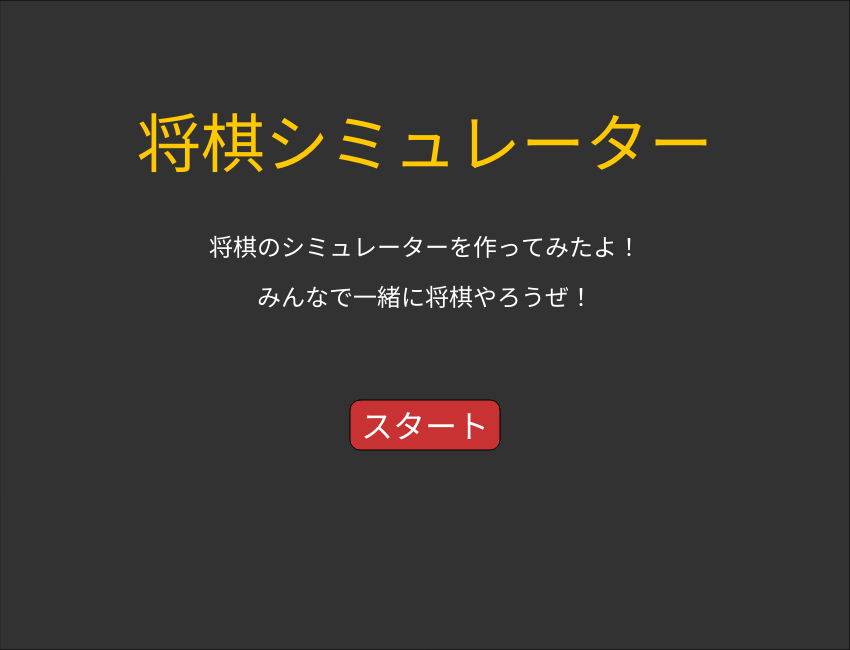
Frame 1 (no input)
Frame 60 (no input): identical to frame 1, image omitted
Frame 120 (the mouse pressed at the canvas centre since frame 60): identical to frame 1, image omitted

The p5.js sketch that drew this single still picture (run headless with seeded random() and noise() and a simulated clock; from frame 60 on, the mouse is pressed at the canvas centre):

// p5.js sketch
// ── sketch.js
// ====================================================================
// 将棋シミュレーター p5.js版
// ====================================================================

// --- グローバル変数 ---
const BOARD_SIZE = 9;
const CELL_SIZE = 60;
const BOARD_START_X = 50;
const BOARD_START_Y = 50;

let board = [];
let senteMochigoma = []; // 先手（プレイヤー）の持ち駒
let goteMochigoma = []; // 後手（CPU）の持ち駒

let selectedBoardKoma = null;
let selectedX = -1, selectedY = -1;
let selectedHandType = null;
let isSenteTurn = true; 
let isGameOver = false;
let winMessage = "";

let gameState = 'TITLE'; // 'TITLE', 'GAME', 'OVER'
let cpuWaitTimer = 0;
let japaneseFont;

// 駒の種類定数
const OU = "王", HI = "飛", KAKU = "角";
const KIN = "金", GIN = "銀", KEI = "桂";
const KYO = "香", FU = "歩";

// 評価値テーブル
const pieceValues = {
  [OU]: 10000000, 
  [HI]: 1000, 
  [KAKU]: 800, 
  [KIN]: 500, 
  [GIN]: 500, 
  [KEI]: 300, 
  [KYO]: 300, 
  [FU]: 100
};

// --- Minimax 関連 ---
const AI_DEPTH = 2; // AIの読み深さ
const INFINITY = 100000000;


// --- Komaクラス (JavaScript版) ---
class Koma {
  constructor(t, s) {
    this.type = t;
    this.isSente = s;
    this.isNari = false;
  }
  
  // 駒の描画
  display(gx, gy) {
    const dx = BOARD_START_X + gx * CELL_SIZE + CELL_SIZE/2;
    const dy = BOARD_START_Y + gy * CELL_SIZE + CELL_SIZE/2;
    
    push();
    translate(dx, dy);
    if (!this.isSente) {
      rotate(PI); // 180度回転 (CPUの駒)
    }

    fill(255, 230, 180);
    stroke(0);
    // 駒の形 (五角形)
    beginShape();
    vertex(0, -25);
    vertex(23, -10);
    vertex(18, 25);
    vertex(-18, 25);
    vertex(-23, -10);
    endShape(CLOSE);
    
    fill(this.isSente ? 0 : color(0,0,150));
    if (this.isNari) fill(255, 0, 0); // 成り駒の色
    textSize(24);
    text(this.type, 0, 5);

    pop();
  }
}


// --------------------------------------------------------------------
// p5.js 標準関数
// --------------------------------------------------------------------

function preload() {
  // p5.jsではフォントの読み込みは非同期で行うことが推奨されます
  // ただし、環境に依存しないよう、ここでは標準フォントを使います
}

function setup() {
  createCanvas(850, 650);
  textAlign(CENTER, CENTER);
  // 日本語フォントの設定（環境依存）
  textFont('MS Gothic');
  
  // ゲームの状態を初期化
  initBoard();
}

function draw() {
  background(220);
  
  if (gameState === 'TITLE') {
    drawTitleScreen();
  } else if (gameState === 'GAME') {
    drawGameScreen();
  } else if (gameState === 'OVER') {
    drawGameScreen(); // ゲーム盤と結果を表示
    drawGameOverOverlay();
  }
}

function mousePressed() {
  if (gameState === 'TITLE') {
    // スタートボタンの判定 (x: 350-500, y: 400-450)
    if (mouseX > 350 && mouseX < 500 && mouseY > 400 && mouseY < 450) {
      gameState = 'GAME';
      initBoard();
    }
    return;
  }
  
  if (gameState === 'OVER') {
    gameState = 'TITLE';
    return;
  }

  if (gameState !== 'GAME' || !isSenteTurn) return;

  // 持ち駒エリアのクリック判定 (右側)
  if (mouseX > 600 && mouseY > 450) {
    checkHandClick();
    return;
  }

  const clickX = floor((mouseX - BOARD_START_X) / CELL_SIZE);
  const clickY = floor((mouseY - BOARD_START_Y) / CELL_SIZE);

  if (clickX < 0 || clickX >= BOARD_SIZE || clickY < 0 || clickY >= BOARD_SIZE) {
    resetSelection();
    return;
  }

  // 持ち駒を打つ処理
  if (selectedHandType !== null) {
    if (board[clickY][clickX] === null) {
      if (isLegalDrop(selectedHandType, clickX, clickY, true)) { 
        dropPiece(clickX, clickY, selectedHandType, true);
      } else {
        console.log("その場所には打てません (二歩、行き所なし)");
        resetSelection();
      }
    } else {
      resetSelection();
      selectBoardPiece(clickX, clickY);
    }
    return;
  }

  // 盤上の駒の移動処理
  const clickedKoma = board[clickY][clickX];
  if (selectedBoardKoma === null) {
    selectBoardPiece(clickX, clickY);
  } else {
    if (clickedKoma !== null && clickedKoma.isSente) {
      // 自分の他の駒を選択
      selectBoardPiece(clickX, clickY);
    } else {
      // 移動または相手駒の取得
      if (isValidMove(selectedBoardKoma, selectedX, selectedY, clickX, clickY) && 
          isLegalMove(selectedBoardKoma, clickY)) {
        movePiece(selectedX, selectedY, clickX, clickY, true);
      } else {
        console.log("移動できません (ルール違反)");
      }
    }
  }
}

// --------------------------------------------------------------------
// 描画関数
// --------------------------------------------------------------------

function drawTitleScreen() {
  fill(50);
  rect(0, 0, width, height);

  // タイトル
  fill(255, 200, 0);
  textSize(64);
  text("将棋シミュレーター", width / 2, 150);

  // 説明
  fill(255);
  textSize(24);
  text("将棋のシミュレーターを作ってみたよ！", width / 2, 250);
  text("みんなで一緒に将棋やろうぜ！", width / 2, 300);

  // スタートボタン
  const btnX = 350, btnY = 400, btnW = 150, btnH = 50;
  
  // ホバーエフェクト
  if (mouseX > btnX && mouseX < btnX + btnW && mouseY > btnY && mouseY < btnY + btnH) {
    fill(255, 100, 100);
  } else {
    fill(200, 50, 50);
  }
  rect(btnX, btnY, btnW, btnH, 10);
  
  fill(255);
  textSize(32);
  text("スタート", width / 2, 430);
}

function drawGameScreen() {
  drawBoard();
  for (let y = 0; y < BOARD_SIZE; y++) {
    for (let x = 0; x < BOARD_SIZE; x++) {
      if (board[y][x] !== null) board[y][x].display(x, y);
    }
  }
  drawMochigomaArea();

  textSize(24);
  fill(0);
  if (isSenteTurn) {
    text("あなたの番", 720, 50);
  } else {
    text("CPU思考中", 720, 50);
    cpuWaitTimer++;
    if (cpuWaitTimer > 40) { 
       cpuAction();
       cpuWaitTimer = 0;
    }
  }
}

function drawGameOverOverlay() {
    fill(255, 255, 255, 200);
    rect(0, 0, width, height);
    
    fill(255, 0, 0);
    textSize(64);
    text(winMessage, width / 2, height / 2 - 40);
    
    fill(0);
    textSize(20);
    text("クリックでタイトルに戻る", width / 2, height / 2 + 20);
}

function drawBoard() {
  for (let y = 0; y < BOARD_SIZE; y++) {
    for (let x = 0; x < BOARD_SIZE; x++) {
      const drawX = BOARD_START_X + x * CELL_SIZE;
      const drawY = BOARD_START_Y + y * CELL_SIZE;
      
      if (isSenteTurn && selectedBoardKoma !== null && x === selectedX && y === selectedY) {
        fill(255, 255, 100);
      } else {
        fill(240, 200, 140);
      }
      stroke(0);
      rect(drawX, drawY, CELL_SIZE, CELL_SIZE);
    }
  }
}

function drawMochigomaArea() {
  textSize(20);
  fill(0);
  text("CPU持駒", 720, 120);
  drawHandList(goteMochigoma, 620, 150, true);
  fill(0);
  text("あなた持駒", 720, 480);
  drawHandList(senteMochigoma, 620, 510, false);
}

function drawHandList(list, startX, startY, isGote) {
  const counts = {};
  const order = [FU, KYO, KEI, GIN, KIN, KAKU, HI, OU];
  for (const k of list) counts[k.type] = (counts[k.type] || 0) + 1;
  
  let i = 0;
  for (const type of order) {
    if (!counts[type]) continue;
    const count = counts[type];
    const x = startX + (i % 3) * 70;
    const y = startY + floor(i / 3) * 50;
    
    if (!isGote && isSenteTurn && type === selectedHandType) {
      fill(255, 255, 100);
      rect(x - 20, y - 20, 60, 40);
    }
    
    fill(isGote ? color(0, 0, 150) : color(150, 0, 0));
    textSize(20);
    text(type, x, y);
    
    fill(0);
    textSize(14);
    text(count, x + 20, y + 10);
    i++;
  }
}

// --------------------------------------------------------------------
// ゲームロジック関数 (JavaからJavaScriptへ変換)
// --------------------------------------------------------------------

function initBoard() {
  board = Array(BOARD_SIZE).fill(null).map(() => Array(BOARD_SIZE).fill(null));
  
  // 後手(CPU)
  board[0][0] = new Koma(KYO, false); board[0][1] = new Koma(KEI, false);
  board[0][2] = new Koma(GIN, false); board[0][3] = new Koma(KIN, false);
  board[0][4] = new Koma(OU, false);  board[0][5] = new Koma(KIN, false);
  board[0][6] = new Koma(GIN, false); board[0][7] = new Koma(KEI, false);
  board[0][8] = new Koma(KYO, false);
  board[1][1] = new Koma(HI, false);  board[1][7] = new Koma(KAKU, false);
  for (let x = 0; x < BOARD_SIZE; x++) board[2][x] = new Koma(FU, false);

  // 先手(プレイヤー)
  board[8][0] = new Koma(KYO, true); board[8][1] = new Koma(KEI, true);
  board[8][2] = new Koma(GIN, true); board[8][3] = new Koma(KIN, true);
  board[8][4] = new Koma(OU, true);  board[8][5] = new Koma(KIN, true);
  board[8][6] = new Koma(GIN, true); board[8][7] = new Koma(KEI, true);
  board[8][8] = new Koma(KYO, true);
  board[7][1] = new Koma(KAKU, true); board[7][7] = new Koma(HI, true);
  for (let x = 0; x < BOARD_SIZE; x++) board[6][x] = new Koma(FU, true);
  
  senteMochigoma = []; goteMochigoma = [];
  isSenteTurn = true; isGameOver = false; resetSelection();
}

function selectBoardPiece(x, y) {
  const k = board[y][x];
  if (k !== null && k.isSente) {
    selectedBoardKoma = k;
    selectedX = x;
    selectedY = y;
    selectedHandType = null;
  }
}

function checkHandClick() {
  const counts = {};
  const order = [FU, KYO, KEI, GIN, KIN, KAKU, HI, OU];
  for (const k of senteMochigoma) counts[k.type] = (counts[k.type] || 0) + 1;
  
  let i = 0;
  for (const type of order) {
    if (!counts[type]) continue;
    const x = 620 + (i % 3) * 70;
    const y = 510 + floor(i / 3) * 50;
    
    if (dist(mouseX, mouseY, x, y) < 30) {
      selectedHandType = type;
      selectedBoardKoma = null;
      return;
    }
    i++;
  }
}

function resetSelection() {
  selectedBoardKoma = null; selectedHandType = null;
  selectedX = -1; selectedY = -1;
}

function movePiece(fx, fy, tx, ty, isPlayer) {
  const moving = board[fy][fx];
  const target = board[ty][tx];
  
  if (target !== null && target.type === OU) {
    isGameOver = true;
    winMessage = isPlayer ? "あなたの勝ち！" : "CPUの勝ち...";
    gameState = 'OVER';
  }
  
  if (target !== null) {
    target.isSente = isPlayer;
    target.isNari = false;
    if (isPlayer) senteMochigoma.push(target);
    else goteMochigoma.push(target);
  }
  
  board[ty][tx] = moving;
  board[fy][fx] = null;
  
  // 成りの判定
  if ((isPlayer && ty <= 2 && !moving.isNari) || (!isPlayer && ty >= 6 && !moving.isNari)) {
     if (moving.type !== OU && moving.type !== KIN) {
         // 簡単化のため、強制的に成る。本来はプレイヤーに選択させる必要がある。
         moving.isNari = true; 
     }
  }
  changeTurn();
}

function dropPiece(tx, ty, type, isPlayer) {
  const hand = isPlayer ? senteMochigoma : goteMochigoma;
  let toDrop = null;
  for (let i = 0; i < hand.length; i++) {
    if (hand[i].type === type) {
      toDrop = hand.splice(i, 1)[0]; // 駒を取り出す
      break;
    }
  }
  
  if (toDrop !== null) {
    toDrop.isSente = isPlayer;
    toDrop.isNari = false;
    board[ty][tx] = toDrop;
    changeTurn();
  }
}

function changeTurn() {
  resetSelection();
  if (gameState === 'GAME') isSenteTurn = !isSenteTurn;
}

// --------------------------------------------------------------------
// ルール判定関数 (JavaからJavaScriptへ変換)
// --------------------------------------------------------------------

function isLegalMove(k, ty) {
    // 既に成っている駒は、歩・香車・桂馬の「行き所のない駒」チェックを免除する
    if (k.isNari) {
        return true; 
    }
    
    // 成っていない駒に対する、行き所のない駒チェック
    if (k.type === FU || k.type === KYO) {
        if (k.isSente && ty === 0) return false;
        if (!k.isSente && ty === 8) return false;
    }
    if (k.type === KEI) {
        if (k.isSente && (ty === 0 || ty === 1)) return false;
        if (!k.isSente && (ty === 8 || ty === 7)) return false;
    }
    return true;
}

function isLegalDrop(type, tx, ty, isSente) {
    // 行き所のない駒の禁止
    if (type === FU || type === KYO) {
        if (isSente && ty === 0) return false;
        if (!isSente && ty === 8) return false;
    }
    if (type === KEI) {
        if (isSente && (ty === 0 || ty === 1)) return false;
        if (!isSente && (ty === 8 || ty === 7)) return false;
    }

    // 二歩の禁止
    if (type === FU) {
        for (let y = 0; y < BOARD_SIZE; y++) {
            const k = board[y][tx];
            if (k !== null && k.isSente === isSente && k.type === FU && !k.isNari) { // 成っていない歩
                return false;
            }
        }
    }
    // 打ち歩詰めの禁止は、この簡易版では未実装
    return true;
}

function isValidMove(k, fx, fy, tx, ty) {
  if (board[ty][tx] !== null && board[ty][tx].isSente === k.isSente) return false;
  const dx = tx - fx;
  const dy = ty - fy;
  const forward = k.isSente ? -1 : 1;
  const adx = abs(dx);
  const ady = abs(dy);
  
  if (k.isNari) {
    // 成銀・成桂・成香・と金 (金将と同じ)
    if (k.type !== HI && k.type !== KAKU) {
      return isValidGoldMove(dx, dy, forward);
    }
    
    // 龍王 (飛車 + 斜め一マス)
    if (k.type === HI) {
      if (dx === 0 || dy === 0) return isPathClear(fx, fy, tx, ty); // 飛車
      if (adx === 1 && ady === 1) return true; // 斜め一マス
      return false;
    }
    
    // 龍馬 (角 + 前後左右一マス)
    if (k.type === KAKU) {
      if (adx === ady) return isPathClear(fx, fy, tx, ty); // 角
      if ((adx === 1 && dy === 0) || (dx === 0 && ady === 1)) return true; // 前後左右一マス
      return false;
    }
  }

  // 非成り駒の動き
  if (k.type === FU) return dx === 0 && dy === forward;
  if (k.type === KEI) return adx === 1 && dy === forward * 2;
  if (k.type === GIN) return (adx === 1 && ady === 1) || (dx === 0 && dy === forward);
  if (k.type === KIN) return isValidGoldMove(dx, dy, forward);
  if (k.type === OU) return adx <= 1 && ady <= 1;
  if (k.type === KYO) {
    if (dx !== 0) return false;
    if (k.isSente && dy >= 0) return false;
    if (!k.isSente && dy <= 0) return false;
    return isPathClear(fx, fy, tx, ty);
  }
  if (k.type === HI) {
    if (dx !== 0 && dy !== 0) return false;
    return isPathClear(fx, fy, tx, ty);
  }
  if (k.type === KAKU) {
    if (adx !== ady) return false;
    return isPathClear(fx, fy, tx, ty);
  }
  return false;
}

function isValidGoldMove(dx, dy, forward) {
  const adx = abs(dx);
  const ady = abs(dy);
  if (adx > 1 || ady > 1) return false;
  if (adx === 1 && dy === -forward) return false; // 斜め後ろの禁止
  return true;
}

function isPathClear(fx, fy, tx, ty) {
  const dx = Math.sign(tx - fx);
  const dy = Math.sign(ty - fy);
  let x = fx + dx;
  let y = fy + dy;
  while (x !== tx || y !== ty) {
    if (board[y][x] !== null) return false;
    x += dx;
    y += dy;
  }
  return true;
}

// --------------------------------------------------------------------
// AIロジック関数 (MinimaxをJavaScriptへ変換)
// --------------------------------------------------------------------

// NOTE: Javaの配列コピーと異なり、JavaScriptの配列は参照渡しになるため、
// 盤面や手駒のコピーにはディープコピー処理（JSON.parse(JSON.stringify(..))）が必要です。

function cpuAction() {
  const moves = getAllLegalMovesInSim(false, board, senteMochigoma, goteMochigoma);
  if (moves.length === 0) {
    isGameOver = true;
    winMessage = "CPU投了";
    gameState = 'OVER';
    return;
  }
  
  let bestScore = -INFINITY;
  let bestMove = null;
  
  // 評価が同じ手をランダムに選ぶためにシャッフル
  // moves = shuffle(moves); // p5.jsのshuffleは非推奨、自前で実装するかMath.randomを利用
  
  for (const move of moves) {
    // 盤面と手駒をディープコピー
    let tempBoard = copyBoard(board);
    let tempSenteHand = [...senteMochigoma];
    let tempGoteHand = [...goteMochigoma];
    
    // 次の手をシミュレート
    simulateMove(move, tempBoard, tempSenteHand, tempGoteHand, false);
    
    // Minimax再帰呼び出し
    const score = minimax(tempBoard, tempSenteHand, tempGoteHand, AI_DEPTH - 1, false);
    
    if (score > bestScore) {
      bestScore = score;
      bestMove = move;
    }
  }
  
  // 最善手を実行
  if (bestMove !== null) {
    if (bestMove[0] === 0) movePiece(bestMove[1], bestMove[2], bestMove[3], bestMove[4], false);
    else {
      const typeList = [FU, KYO, KEI, GIN, KIN, KAKU, HI, OU];
      dropPiece(bestMove[3], bestMove[4], typeList[bestMove[1]], false);
    }
  }
}

function minimax(currentBoard, senteHand, goteHand, depth, isMaximizingPlayer) {
    if (depth === 0) {
        return evaluateBoard(currentBoard, senteHand, goteHand);
    }
    
    const isSenteTurn = !isMaximizingPlayer;
    const moves = getAllLegalMovesInSim(isSenteTurn, currentBoard, senteHand, goteHand);

    if (moves.length === 0) {
        return evaluateBoard(currentBoard, senteHand, goteHand);
    }
    
    if (isMaximizingPlayer) {
        let maxEval = -INFINITY;
        for (const move of moves) {
            let nextBoard = copyBoard(currentBoard);
            let nextSenteHand = [...senteHand];
            let nextGoteHand = [...goteHand];
            
            simulateMove(move, nextBoard, nextSenteHand, nextGoteHand, false); 
            
            const evalScore = minimax(nextBoard, nextSenteHand, nextGoteHand, depth - 1, false);
            maxEval = max(maxEval, evalScore);
        }
        return maxEval;
    } else {
        let minEval = INFINITY;
        for (const move of moves) {
            let nextBoard = copyBoard(currentBoard);
            let nextSenteHand = [...senteHand];
            let nextGoteHand = [...goteHand];
            
            simulateMove(move, nextBoard, nextSenteHand, nextGoteHand, true);
            
            const evalScore = minimax(nextBoard, nextSenteHand, nextGoteHand, depth - 1, true);
            minEval = min(minEval, evalScore);
        }
        return minEval;
    }
}

function simulateMove(move, tempBoard, tempSenteHand, tempGoteHand, isSente) {
    const isMove = move[0] === 0;
    
    if (isMove) {
        const fx = move[1], fy = move[2], tx = move[3], ty = move[4];
        const moving = tempBoard[fy][fx];
        let target = tempBoard[ty][tx];
        
        if (target !== null) {
             // 駒台へ
             if (isSente) tempSenteHand.push(target);
             else tempGoteHand.push(target);
             target.isNari = false;
        }
        
        tempBoard[ty][tx] = moving;
        tempBoard[fy][fx] = null;
        
        // 成りの判定 (強制成り)
        if ((isSente && ty <= 2) || (!isSente && ty >= 6)) {
             if (moving !== null && moving.type !== OU && moving.type !== KIN && !moving.isNari) moving.isNari = true; 
        }
        
    } else { // 駒打ち
        const typeList = [FU, KYO, KEI, GIN, KIN, KAKU, HI, OU];
        const type = typeList[move[1]];
        const tx = move[3], ty = move[4];
        
        let toDrop = null;
        const hand = isSente ? tempSenteHand : tempGoteHand;
        
        for(let i=0; i<hand.length; i++) {
            if(hand[i].type === type) { 
                // Komaオブジェクトをコピーして使用 (参照を防ぐため)
                toDrop = new Koma(hand[i].type, isSente); 
                hand.splice(i, 1);
                break;
            }
        }
        if (toDrop !== null) {
            tempBoard[ty][tx] = toDrop;
        }
    }
}

function evaluateBoard(board, senteHand, goteHand) {
  let score = 0;
  
  for (let y = 0; y < BOARD_SIZE; y++) {
    for (let x = 0; x < BOARD_SIZE; x++) {
      const k = board[y][x];
      if (k !== null) {
        let value = pieceValues[k.type];
        if(k.isNari) value += 100;
        
        // 後手はプラス、先手はマイナス
        score += k.isSente ? -value : value;
      }
    }
  }
  
  // 持ち駒の評価
  for (const k of senteHand) score -= pieceValues[k.type] / 2;
  for (const k of goteHand) score += pieceValues[k.type] / 2;
  
  return score;
}

function getAllLegalMovesInSim(isSente, currentBoard, senteHand, goteHand) {
  const moves = [];
  
  for (let y = 0; y < BOARD_SIZE; y++) {
    for (let x = 0; x < BOARD_SIZE; x++) {
      const k = currentBoard[y][x];
      if (k !== null && k.isSente === isSente) {
        for (let ty = 0; ty < BOARD_SIZE; ty++) {
          for (let tx = 0; tx < BOARD_SIZE; tx++) {
            // isLegalMove の代わりに isLegalMoveInSim を使用
            if (isValidMoveInSim(k, x, y, tx, ty, currentBoard) && isLegalMoveInSim(k, ty)) {
              moves.push([0, x, y, tx, ty]); // [0=移動, fx, fy, tx, ty]
            }
          }
        }
      }
    }
  }
  
  // 持ち駒の合法手
  const hand = isSente ? senteHand : goteHand;
  const handCounts = {};
  for (const k of hand) handCounts[k.type] = (handCounts[k.type] || 0) + 1;
  
  const typeList = [FU, KYO, KEI, GIN, KIN, KAKU, HI, OU];
  
  for (const type in handCounts) {
    const typeIndex = typeList.indexOf(type);
    
    for (let y = 0; y < BOARD_SIZE; y++) {
      for (let x = 0; x < BOARD_SIZE; x++) {
        if (currentBoard[y][x] === null) {
          if (isLegalDropInSim(type, x, y, isSente, currentBoard)) {
            moves.push([1, typeIndex, 0, x, y]); // [1=打つ, typeIndex, 0, tx, ty]
          }
        }
      }
    }
  }
  return moves;
}

// isLegalMove のシミュレーション版 (isLegalMoveと同じロジック)
function isLegalMoveInSim(k, ty) {
    if (k.isNari) {
        return true; 
    }
    
    if (k.type === FU || k.type === KYO) {
        if (k.isSente && ty === 0) return false;
        if (!k.isSente && ty === 8) return false;
    }
    if (k.type === KEI) {
        if (k.isSente && (ty === 0 || ty === 1)) return false;
        if (!k.isSente && (ty === 8 || ty === 7)) return false;
    }
    return true;
}

// isLegalDrop のシミュレーション版
function isLegalDropInSim(type, tx, ty, isSente, tempBoard) {
    if (type === FU || type === KYO) {
        if (isSente && ty === 0) return false;
        if (!isSente && ty === 8) return false;
    }
    if (type === KEI) {
        if (isSente && (ty === 0 || ty === 1)) return false;
        if (!isSente && (ty === 8 || ty === 7)) return false;
    }

    if (type === FU) {
        for (let y = 0; y < BOARD_SIZE; y++) {
            const k = tempBoard[y][tx];
            if (k !== null && k.isSente === isSente && k.type === FU && !k.isNari) {
                return false;
            }
        }
    }
    return true;
}

// isValidMoveInSim (isValidMoveと同じロジック)
function isValidMoveInSim(k, fx, fy, tx, ty, tempBoard) {
  if (tempBoard[ty][tx] !== null && tempBoard[ty][tx].isSente === k.isSente) return false;
  const dx = tx - fx;
  const dy = ty - fy;
  const forward = k.isSente ? -1 : 1;
  const adx = abs(dx);
  const ady = abs(dy);
  
  if (k.isNari) {
    if (k.type !== HI && k.type !== KAKU) {
      return isValidGoldMove(dx, dy, forward);
    }
    if (k.type === HI) {
      if (dx === 0 || dy === 0) return isPathClearInSim(fx, fy, tx, ty, tempBoard);
      if (adx === 1 && ady === 1) return true;
      return false;
    }
    if (k.type === KAKU) {
      if (adx === ady) return isPathClearInSim(fx, fy, tx, ty, tempBoard);
      if ((adx === 1 && dy === 0) || (dx === 0 && ady === 1)) return true;
      return false;
    }
  }

  if (k.type === FU) return dx === 0 && dy === forward;
  if (k.type === KEI) return adx === 1 && dy === forward * 2;
  if (k.type === GIN) return (adx === 1 && ady === 1) || (dx === 0 && dy === forward);
  if (k.type === KIN) return isValidGoldMove(dx, dy, forward);
  if (k.type === OU) return adx <= 1 && ady <= 1;
  if (k.type === KYO) {
    if (dx !== 0) return false;
    if (k.isSente && dy >= 0) return false;
    if (!k.isSente && dy <= 0) return false;
    return isPathClearInSim(fx, fy, tx, ty, tempBoard);
  }
  if (k.type === HI) {
    if (dx !== 0 && dy !== 0) return false;
    return isPathClearInSim(fx, fy, tx, ty, tempBoard);
  }
  if (k.type === KAKU) {
    if (adx !== ady) return false;
    return isPathClearInSim(fx, fy, tx, ty, tempBoard);
  }
  return false;
}

// isPathClear のシミュレーション版
function isPathClearInSim(fx, fy, tx, ty, tempBoard) {
  const dx = Math.sign(tx - fx);
  const dy = Math.sign(ty - fy);
  let x = fx + dx;
  let y = fy + dy;
  while (x !== tx || y !== ty) {
    if (tempBoard[y][x] !== null) return false;
    x += dx;
    y += dy;
  }
  return true;
}

// 盤面ディープコピー
function copyBoard(original) {
    // 盤面（二次元配列）のディープコピー
    const copy = Array(BOARD_SIZE).fill(null).map(() => Array(BOARD_SIZE).fill(null));
    for (let y = 0; y < BOARD_SIZE; y++) {
        for (let x = 0; x < BOARD_SIZE; x++) {
            if (original[y][x] !== null) {
                // Komaオブジェクト自体も新しいインスタンスとしてコピー
                const originalKoma = original[y][x];
                copy[y][x] = new Koma(originalKoma.type, originalKoma.isSente);
                copy[y][x].isNari = originalKoma.isNari;
            }
        }
    }
    return copy;
}
// ── style.css
/* style.css */

body {
    /* ページ全体の背景色 */
    background-color: #f0f0f0;
    /* ページの高さを最低限確保 */
    min-height: 100vh; 
    /* 余白をリセット */
    margin: 0;
    /* フォント設定 (日本語優先) */
    font-family: "MS Gothic", "Hiragino Kaku Gothic Pro", Meiryo, sans-serif;
    /* flexboxを使ってキャンバスを画面中央に配置 */
    display: flex;
    justify-content: center;
    align-items: center;
}

canvas {
    /* キャンバスの境界線（オプション） */
    border: 3px solid #666;
    /* 影をつけて立体感を出す（オプション） */
    box-shadow: 0 4px 8px rgba(0, 0, 0, 0.3);
}

/* タイトル画面のボタンにカーソルが乗ったときのスタイルを明確にするため、
   p5.jsの描画とは別に、CSSでカーソルを変更することも可能です。 */
